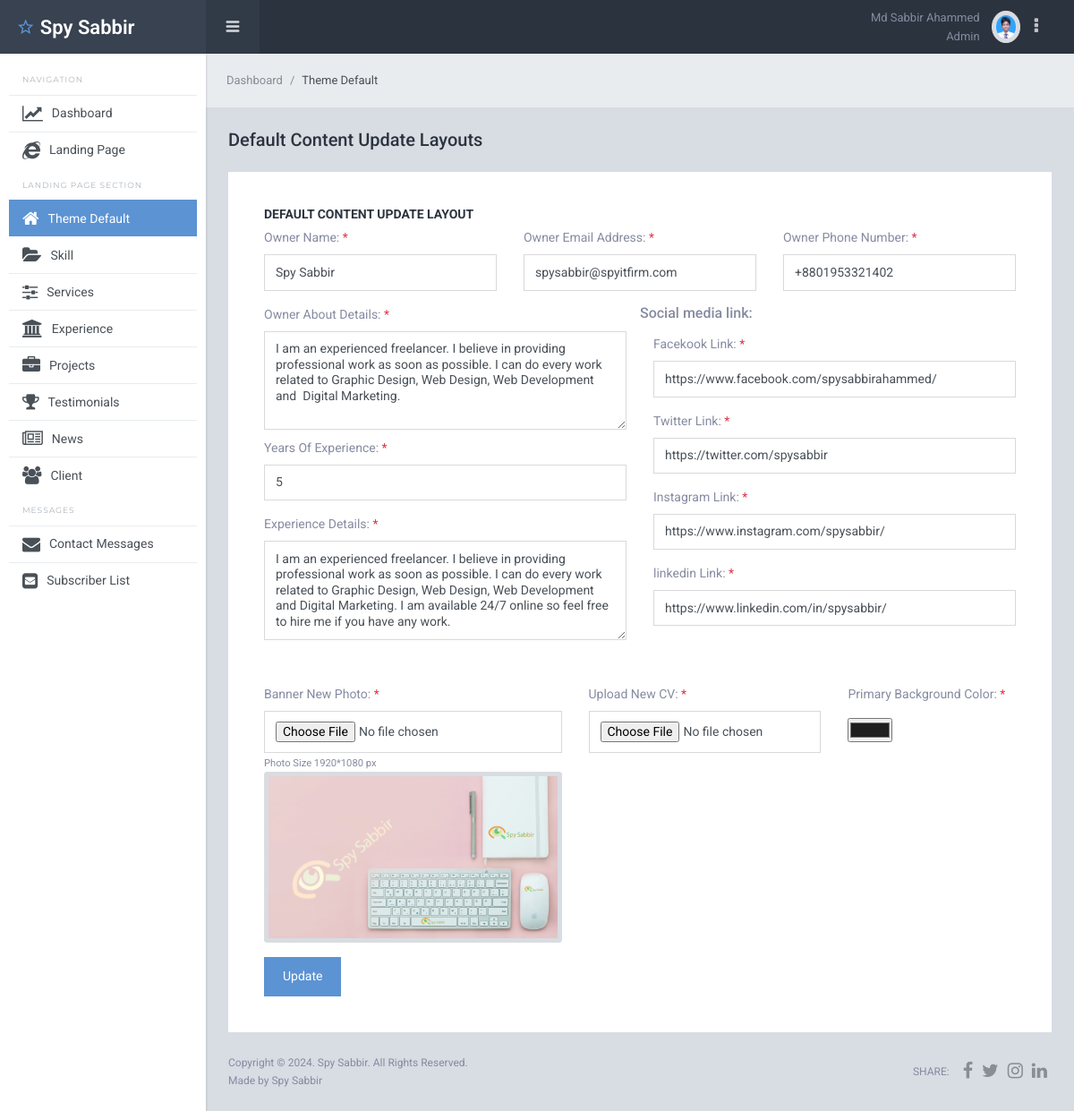
Before: /admin/theme_default.php (signed in) with the older database file.
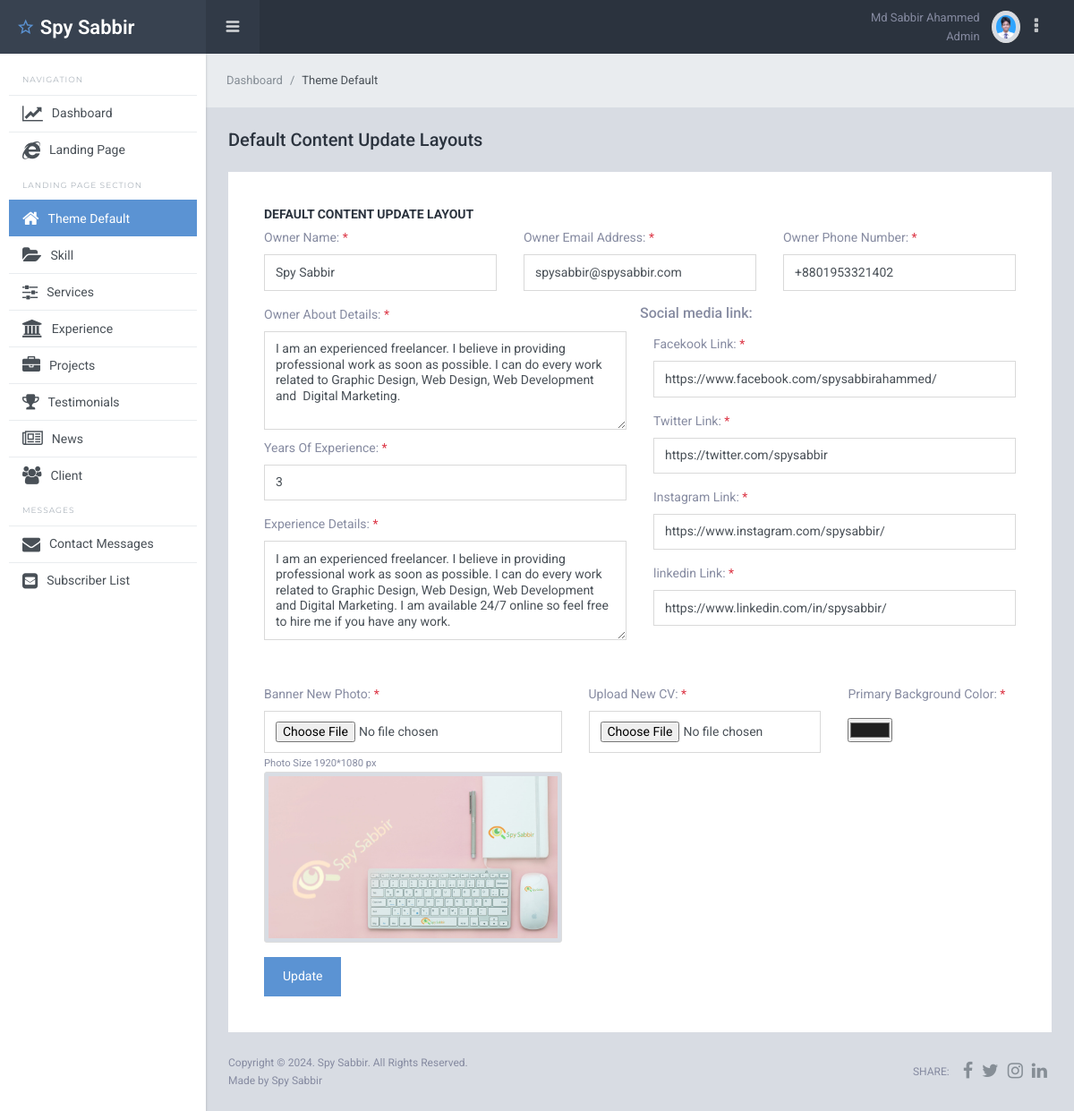
After: the same page with the newer database file.
### tables this page shows
CREATE TABLE `theme_default` (
  `id` int(11) NOT NULL,
  `default_item_name` varchar(200) NOT NULL,
  `default_item_value` text NOT NULL
);

### admin/dbc.php (called while the page is built, shortened)
<?php
function connect_to_db(){
$hostname = "localhost";
$username = "root";
$password = "";
$database_name = "portfolio";
return $db_connect = mysqli_connect($hostname, $username, $password, $database_name);
}
function spy_sabbir_update($table_name, $update_name){
    $query = "SELECT default_item_value FROM $table_name WHERE default_item_name = '$update_name'";
    return mysqli_fetch_assoc(mysqli_query(connect_to_db(), $query))['default_item_value'];
}
?>

### admin/theme_default.php (the view, shortened to what the changed rows need)
<?php
require_once "inc/header.php";
require_once "dbc.php";
?>
<div class="sl-pagebody">
    <div class="card pd-20 pd-sm-40">
        <form method="POST" action="theme_default_update.php" enctype="multipart/form-data" id="edit_form">
            <div class="form-layout">
                <div class="row mg-b-25">
                    <div class="col-lg-4">
                        <div class="form-group">
                            <label class="form-control-label">Owner Email Address: <span class="tx-danger">*</span></label>
                            <input class="form-control" type="email" name="owner_email_address" placeholder="Enter Owner Email Address" value="<?= spy_sabbir_update('theme_default', 'owner_email_address'); ?>">
                        </div>
                    </div>
                    <div class="col-lg-6">
                        <div class="row">
                            <div class="col-lg-12">
                                <div class="form-group">
                                    <label class="form-control-label">Years Of Experience: <span class="tx-danger">*</span></label>
                                    <input class="form-control" type="text" name="years_of_experience" placeholder="Enter Years Of Experience" value="<?= spy_sabbir_update('theme_default', 'years_of_experience'); ?>">
                                </div>
                            </div>
                        </div>
                    </div>
                </div>
            </div>
        </form>
    </div>
</div>
<?php
require_once "inc/footer.php";
?>

Changed rows visible on the page:
changed theme_default: owner_email_address "spysabbir@spyitfirm.com" → "spysabbir@spysabbir.com"
changed theme_default (number 5 of 12 on the later page): years_of_experience "5" → "3"
